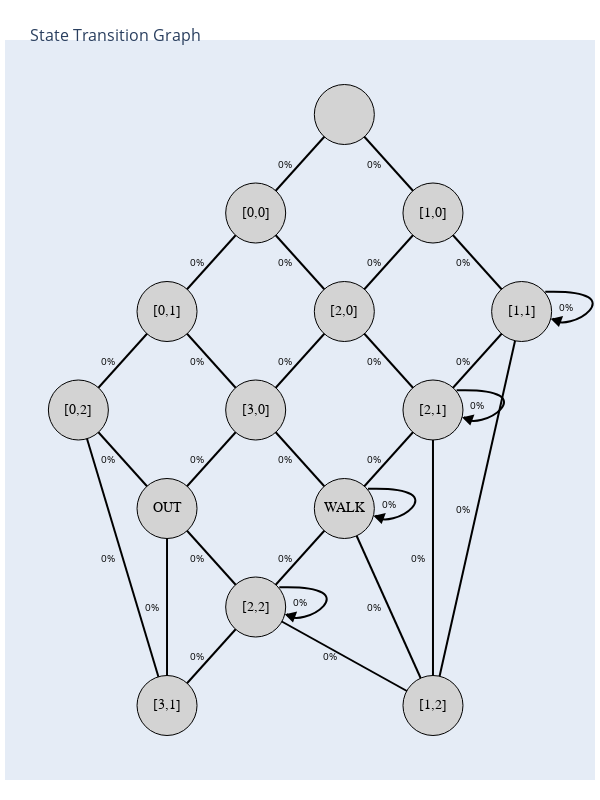

Notebook code for this chart:
### Code cell
# Add loops to graph with arrow caps
loops = []
arrows = []

for i in range(4):
    loop = dict(
        start_pt = [pos[f'[{i},2]'][0]+8, pos[f'[{i},2]'][1]+20],
        end_pt = [pos[f'[{i},2]'][0]+10.5, pos[f'[{i},2]'][1]-7],
        control_pt1 = [pos[f'[{i},2]'][0]+40, pos[f'[{i},2]'][1]+23],
        control_pt2 = [pos[f'[{i},2]'][0]+15, pos[f'[{i},2]'][1]-25]
    )
    loops.append(loop)
    
    arrow = dict(
        type="path",
        path=f"M {loop['end_pt'][0]},{loop['end_pt'][1]-1} L {loop['end_pt'][0]+3},{loop['end_pt'][1]+1} L {loop['end_pt'][0]+2},{loop['end_pt'][1]-7} Z",
        fillcolor="Black",
        line=dict(color="Black")
    )
    arrows.append(arrow)

shapes = [
    dict(
        type='path',
        path=f"M {loop['start_pt'][0]}, {loop['start_pt'][1]} C {loop['control_pt1'][0]},{loop['control_pt1'][1]} {loop['control_pt2'][0]},{loop['control_pt2'][1]} {loop['end_pt'][0]},{loop['end_pt'][1]}",
        line_color="Black"
    ) for loop in loops
]

shapes.extend(arrows)

fig.update_layout(shapes=shapes)
fig.show()

### Figure 1 — Plotly figure (JSON) as saved in the notebook; plotly's stock layout.template omitted (floating-point values rounded to 4 significant figures)
{"data": [{"hoverinfo": "none", "line": {"color": "black", "width": 2}, "mode": "lines", "type": "scatter", "x": [150, 120, null, 150, 180, null, 120, 90, null, 120, 150, null, 180, 150, null, 180, 210, null, 90, 60, null, 90, 120, null, 150, 120, null, 150, 180, null, 210, 210, null, 210, 180, null, 210, 180, null, 60, 90, null, 60, 90, null, 120, 90, null, 120, 150, null, 180, 180, null, 180, 150, null, 180, 180, null, 90, 120, null, 90, 90, null, 150, 150, null, 150, 120, null, 150, 180, null, 120, 120, null, 120, 180, null, 120, 90, null], "y": [600, 500, null, 600, 500, null, 500, 400, null, 500, 400, null, 500, 400, null, 500, 400, null, 400, 300, null, 400, 300, null, 400, 300, null, 400, 300, null, 400, 400, null, 400, 300, null, 400, 0, null, 300, 200, null, 300, 0, null, 300, 200, null, 300, 200, null, 300, 300, null, 300, 200, null, 300, 0, null, 200, 100, null, 200, 0, null, 200, 200, null, 200, 100, null, 200, 0, null, 100, 100, null, 100, 0, null, 100, 0, null]}, {"hoverinfo": "none", "marker": {"color": ["lightgray", "lightgray", "lightgray", "lightgray", "lightgray", "lightgray", "lightgray", "lightgray", "lightgray", "lightgray", "lightgray", "lightgray", "lightgray", "lightgray"], "line": {"color": "black", "width": 1}, "opacity": 1, "showscale": false, "size": [60, 60, 60, 60, 60, 60, 60, 60, 60, 60, 60, 60, 60, 60], "symbol": "circle"}, "mode": "markers+text", "text": ["\n", "[0,0]", "[1,0]", "[0,1]", "[2,0]", "[1,1]", "[0,2]", "[3,0]", "[2,1]", "[1,2]", "OUT", "[3,1]", "WALK", "[2,2]", "[3,2]"], "textfont": {"color": "black", "family": "Arial", "size": 14}, "textposition": "middle center", "type": "scatter", "x": [150, 120, 180, 90, 150, 210, 60, 120, 180, 180, 90, 90, 150, 120], "y": [600, 500, 500, 400, 400, 400, 300, 300, 300, 0, 200, 0, 200, 100]}], "layout": {"annotations": [{"font": {"color": "black", "size": 10}, "showarrow": false, "text": "0%", "x": 130, "xref": "x", "y": 550, "yref": "y"}, {"font": {"color": "black", "size": 10}, "showarrow": false, "text": "0%", "x": 160, "xref": "x", "y": 550, "yref": "y"}, {"font": {"color": "black", "size": 10}, "showarrow": false, "text": "0%", "x": 100, "xref": "x", "y": 450, "yref": "y"}, {"font": {"color": "black", "size": 10}, "showarrow": false, "text": "0%", "x": 130, "xref": "x", "y": 450, "yref": "y"}, {"font": {"color": "black", "size": 10}, "showarrow": false, "text": "0%", "x": 160, "xref": "x", "y": 450, "yref": "y"}, {"font": {"color": "black", "size": 10}, "showarrow": false, "text": "0%", "x": 190, "xref": "x", "y": 450, "yref": "y"}, {"font": {"color": "black", "size": 10}, "showarrow": false, "text": "0%", "x": 70, "xref": "x", "y": 350, "yref": "y"}, {"font": {"color": "black", "size": 10}, "showarrow": false, "text": "0%", "x": 100, "xref": "x", "y": 350, "yref": "y"}, {"font": {"color": "black", "size": 10}, "showarrow": false, "text": "0%", "x": 130, "xref": "x", "y": 350, "yref": "y"}, {"font": {"color": "black", "size": 10}, "showarrow": false, "text": "0%", "x": 160, "xref": "x", "y": 350, "yref": "y"}, {"font": {"color": "black", "size": 10}, "showarrow": false, "text": "0%", "x": 225, "xref": "x", "y": 405, "yref": "y"}, {"font": {"color": "black", "size": 10}, "showarrow": false, "text": "0%", "x": 190, "xref": "x", "y": 350, "yref": "y"}, {"font": {"color": "black", "size": 10}, "showarrow": false, "text": "0%", "x": 190, "xref": "x", "y": 200, "yref": "y"}, {"font": {"color": "black", "size": 10}, "showarrow": false, "text": "0%", "x": 70, "xref": "x", "y": 250, "yref": "y"}, {"font": {"color": "black", "size": 10}, "showarrow": false, "text": "0%", "x": 70, "xref": "x", "y": 150, "yref": "y"}, {"font": {"color": "black", "size": 10}, "showarrow": false, "text": "0%", "x": 100, "xref": "x", "y": 250, "yref": "y"}, {"font": {"color": "black", "size": 10}, "showarrow": false, "text": "0%", "x": 130, "xref": "x", "y": 250, "yref": "y"}, {"font": {"color": "black", "size": 10}, "showarrow": false, "text": "0%", "x": 195, "xref": "x", "y": 305, "yref": "y"}, {"font": {"color": "black", "size": 10}, "showarrow": false, "text": "0%", "x": 160, "xref": "x", "y": 250, "yref": "y"}, {"font": {"color": "black", "size": 10}, "showarrow": false, "text": "0%", "x": 175, "xref": "x", "y": 150, "yref": "y"}, {"font": {"color": "black", "size": 10}, "showarrow": false, "text": "0%", "x": 100, "xref": "x", "y": 150, "yref": "y"}, {"font": {"color": "black", "size": 10}, "showarrow": false, "text": "0%", "x": 85, "xref": "x", "y": 100, "yref": "y"}, {"font": {"color": "black", "size": 10}, "showarrow": false, "text": "0%", "x": 165, "xref": "x", "y": 205, "yref": "y"}, {"font": {"color": "black", "size": 10}, "showarrow": false, "text": "0%", "x": 130, "xref": "x", "y": 150, "yref": "y"}, {"font": {"color": "black", "size": 10}, "showarrow": false, "text": "0%", "x": 160, "xref": "x", "y": 100, "yref": "y"}, {"font": {"color": "black", "size": 10}, "showarrow": false, "text": "0%", "x": 135, "xref": "x", "y": 105, "yref": "y"}, {"font": {"color": "black", "size": 10}, "showarrow": false, "text": "0%", "x": 145, "xref": "x", "y": 50, "yref": "y"}, {"font": {"color": "black", "size": 10}, "showarrow": false, "text": "0%", "x": 100, "xref": "x", "y": 50, "yref": "y"}], "height": 800, "hovermode": "closest", "margin": {"b": 20, "l": 5, "r": 5, "t": 40}, "shapes": [{"line": {"color": "Black"}, "path": "M 218, 420 C 250,423 225,375 220.5,393", "type": "path"}, {"line": {"color": "Black"}, "path": "M 188, 320 C 220,323 195,275 190.5,293", "type": "path"}, {"line": {"color": "Black"}, "path": "M 158, 220 C 190,223 165,175 160.5,193", "type": "path"}, {"line": {"color": "Black"}, "path": "M 128, 120 C 160,123 135,75 130.5,93", "type": "path"}, {"fillcolor": "Black", "line": {"color": "Black"}, "path": "M 220.5,392 L 223.5,394 L 222.5,386 Z", "type": "path"}, {"fillcolor": "Black", "line": {"color": "Black"}, "path": "M 190.5,292 L 193.5,294 L 192.5,286 Z", "type": "path"}, {"fillcolor": "Black", "line": {"color": "Black"}, "path": "M 160.5,192 L 163.5,194 L 162.5,186 Z", "type": "path"}, {"fillcolor": "Black", "line": {"color": "Black"}, "path": "M 130.5,92 L 133.5,94 L 132.5,86 Z", "type": "path"}], "showlegend": false, "title": {"font": {"size": 16}, "text": "<br>State Transition Graph"}, "width": 600, "xaxis": {"scaleanchor": "y", "scaleratio": 3, "showgrid": false, "showticklabels": false, "zeroline": false}, "yaxis": {"scaleanchor": "x", "scaleratio": 1, "showgrid": false, "showticklabels": false, "zeroline": false}}}
